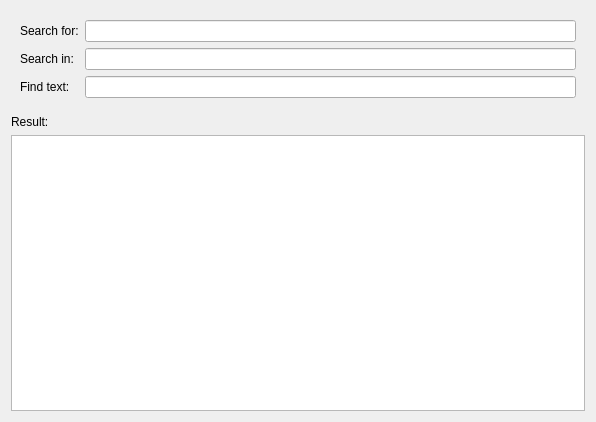
<?xml version="1.0" encoding="UTF-8"?>
<ui version="4.0">
 <class>FindInFilesDialog</class>
 <widget class="QDialog" name="FindInFilesDialog">
  <property name="geometry">
   <rect>
    <x>0</x>
    <y>0</y>
    <width>596</width>
    <height>422</height>
   </rect>
  </property>
  <property name="windowTitle">
   <string>Find in files</string>
  </property>
  <layout class="QVBoxLayout" name="verticalLayout_2">
   <item>
    <widget class="QWidget" name="widget_2" native="true">
     <layout class="QGridLayout" name="gridLayout">
      <item row="0" column="0">
       <widget class="QLabel" name="SearchForLabel">
        <property name="text">
         <string>Search for:</string>
        </property>
       </widget>
      </item>
      <item row="0" column="1">
       <widget class="QLineEdit" name="SearchForEdit"/>
      </item>
      <item row="1" column="0">
       <widget class="QLabel" name="SearchInLabel">
        <property name="text">
         <string>Search in:</string>
        </property>
       </widget>
      </item>
      <item row="1" column="1">
       <widget class="QLineEdit" name="SearchInEdit"/>
      </item>
      <item row="2" column="0">
       <widget class="QLabel" name="FindTextLabel">
        <property name="text">
         <string>Find text:</string>
        </property>
       </widget>
      </item>
      <item row="2" column="1">
       <widget class="QLineEdit" name="FindTextEdit"/>
      </item>
     </layout>
    </widget>
   </item>
   <item>
    <widget class="QWidget" name="widget" native="true">
     <layout class="QVBoxLayout" name="verticalLayout">
      <property name="leftMargin">
       <number>0</number>
      </property>
      <property name="topMargin">
       <number>2</number>
      </property>
      <property name="rightMargin">
       <number>0</number>
      </property>
      <property name="bottomMargin">
       <number>0</number>
      </property>
      <item>
       <widget class="QLabel" name="ResultLabel">
        <property name="text">
         <string>Result:</string>
        </property>
       </widget>
      </item>
      <item>
       <widget class="QListWidget" name="ResultView">
        <property name="selectionBehavior">
         <enum>QAbstractItemView::SelectRows</enum>
        </property>
       </widget>
      </item>
     </layout>
    </widget>
   </item>
  </layout>
 </widget>
 <resources/>
 <connections/>
</ui>
